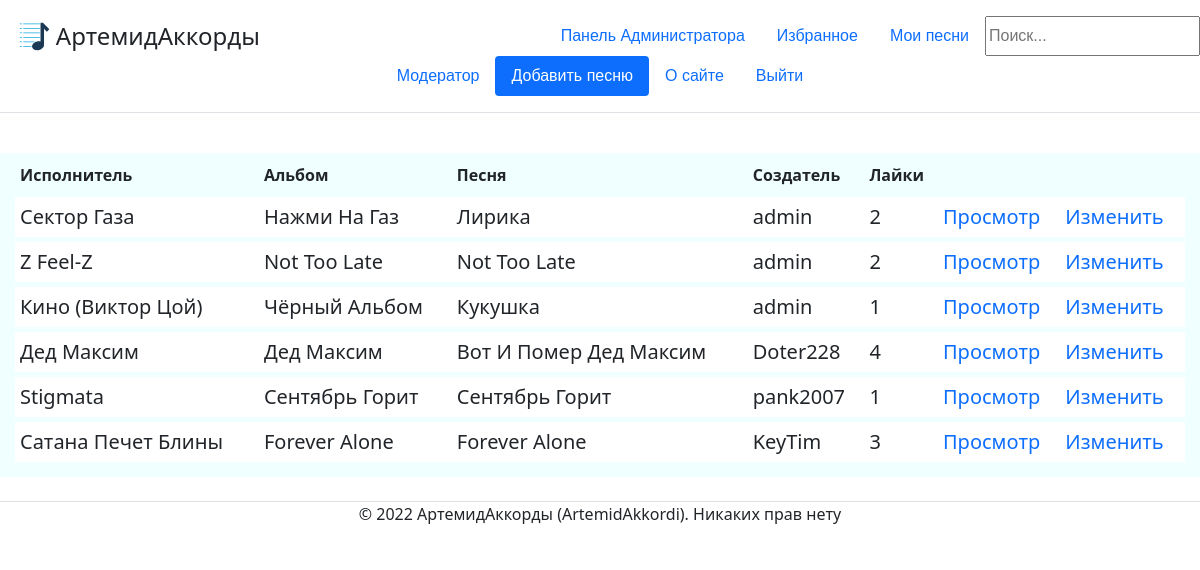
The page /my_favourites/10/ (signed in) on the database as committed earlier.
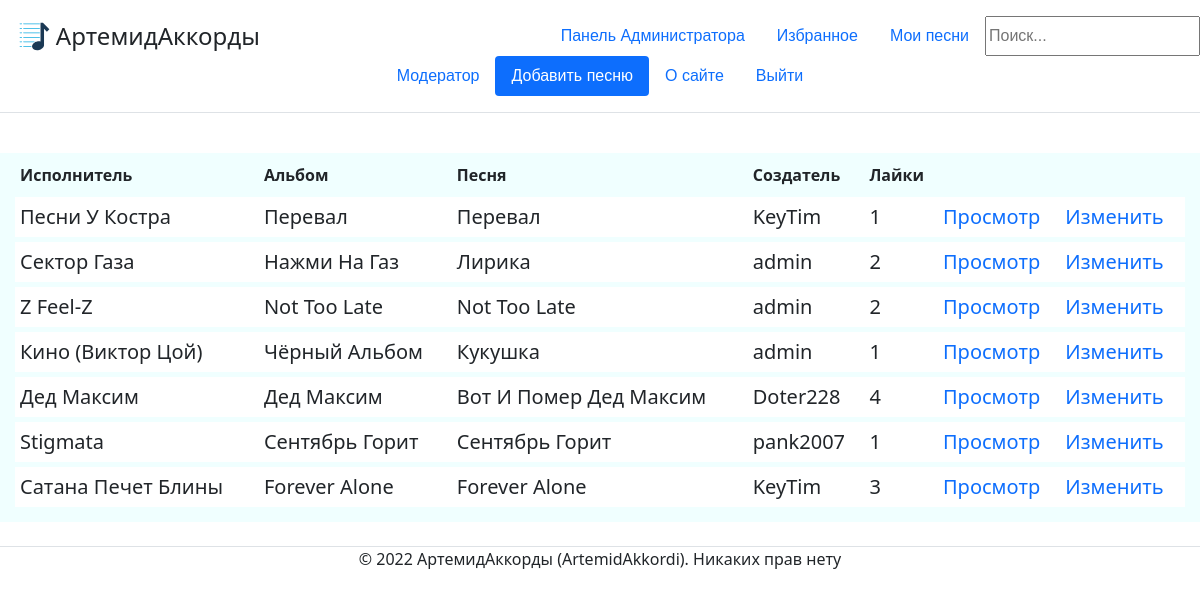
The same page on the database as committed later.
### mainapp/models.py (models this page shows, shortened)
class Favourites(models.Model):
    guitarist = models.ForeignKey(User, on_delete=models.CASCADE, verbose_name='Пользователь', null=False)
    song = models.ForeignKey(ContentWithChords, on_delete=models.CASCADE, verbose_name='Песня', null=False)
    objects = models.Manager()

class ContentWithChords(models.Model):
    song = models.ForeignKey('Song', on_delete=models.CASCADE, help_text="Выберите песню", verbose_name='Песня', null=False)
    creator = models.ForeignKey(User, on_delete=models.CASCADE, verbose_name='Создатель', null=False)
    content = models.TextField(help_text='Введите содержание (текст песни с расставленными аккордами', verbose_name='Содержание', null=False)
    chords = models.ManyToManyField('Chord', help_text='Выберите какие аккорды есть в вашем содержании (например Am, C, F).', verbose_name='Аккорды')
    likes = models.IntegerField(default=0, help_text="Введите кол-во лайков", verbose_name="Лайки")
    objects = models.Manager()

class Song(models.Model):
    title = models.CharField(max_length=250, help_text='Введите название песни', verbose_name="Название песни", null=False)
    album = models.ForeignKey('Album', on_delete=models.CASCADE, help_text='Выберите альбом', verbose_name='Альбом', null=False)
    objects = models.Manager()
    def __str__(self):
        return self.title

class Album(models.Model):
    title = models.CharField(max_length=250, help_text='Введите название альбома', verbose_name="Название альбома", null=False)
    singer = models.ForeignKey('Singer', on_delete=models.CASCADE, help_text='Выберите исполнителя', verbose_name='Исполнитель', null=False)
    objects = models.Manager()
    def __str__(self):
        return self.title

class Singer(models.Model):
    name = models.CharField(max_length=250, help_text='Введите название исполнителя', verbose_name='Исполнитель', null=False)
    objects = models.Manager() #служебное поле для доступа к объектам в базе данных
    def __str__(self):
        return self.name

### mainapp/views.py (the view)
# urls.py: path('my_favourites/<int:id>/', views.my_favourites, name='my_favourites'),
def my_favourites(request, id): # список избранного
    if request.user.is_authenticated:
        user = User.objects.get(id=id)
        if user == request.user:
            flag_moder = check_moder(request)
            user_favourites = Favourites.objects.filter(guitarist=user).order_by('-id')
            return render(request, 'mainapp/index.html', {'user_favourites': user_favourites, 'moder':flag_moder})
        else:
            return HttpResponseRedirect("/")
    else:
        return HttpResponseRedirect("/")

### mainapp/views.py (called while the page is built)
def check_moder(request): #проверка роли пользователя
    flag_moder = False
    if User.objects.filter(pk=request.user.id, groups__name='Moderator').exists() or User.objects.filter(pk=request.user.id, groups__name='Admin').exists():
        flag_moder = True
    return flag_moder

### templates/mainapp/index.html (shortened to what this page needs)
{% extends 'mainapp/base.html' %}
{% block site_content %}
{% load static %}
<link href= '{% static "css/index.css" %}' rel="stylesheet" >
        {% if user_favourites != null %}
<div class="main_table">
    <table>
            <tr><th>Исполнитель</th><th>Альбом</th><th>Песня</th><th>Создатель</th><th>Лайки</th><th></th><th></th></tr>
            {% for favourite in user_favourites %}
            <tr>
                <td>{{ favourite.song.song.album.singer }}</td>
                <td>{{ favourite.song.song.album }}</td>
                <td>{{ favourite.song.song }}</td>
                <td>{{ favourite.song.creator }}</td>
                <td>{{ favourite.song.likes }}</td>
                <td><a href="/content/{{favourite.song.id}}">Просмотр</a></td>
                {% if moder == True  or favourite.song.creator == user %}
                    <td><a href="/change/{{favourite.song.id}}">Изменить</a></td>
                {% endif %}
            </tr>
            {% endfor %}
        {% endif %}
    </table>
</div>
{% endblock %}

### templates/mainapp/base.html (shortened to what this page needs)
<!DOCTYPE html>
<html lang="en" xmlns="http://www.w3.org/1999/html">
{% load static %}
<head>
    <link href= '{% static "css/base.css" %}' rel="stylesheet" type="text/css">
    <link rel="stylesheet" href="https://cdn.jsdelivr.net/npm/bootstrap@5.1.3/dist/css/bootstrap.min.css">
    <header class="d-flex flex-wrap justify-content-center py-3 mb-4 border-bottom">
      <a href="/" class="d-flex align-items-center mb-3 mb-md-0 me-md-auto text-dark text-decoration-none">
        <img style="width: 35px; height: 35px" src="{% static 'image/logo.svg' %}">
        <span class="fs-4">АртемидАккорды</span>
      </a>
        <form action="{% url 'search' %}" method="get">
            {% if user.is_authenticated %}
            <ul class="nav nav-pills">
                {% if moder == True %}
                <li class="nav-item"><a href="/admin" class="nav-link">Панель Администратора</a></li>
                {% endif %}
                <li class="nav-item"><a href="/my_favourites/{{user.id}}" class="nav-link">Избранное</a></li>
                <li class="nav-item"><a href="/my/{{user.id}}" class="nav-link">Мои песни</a></li>
                <input name="search_str" type="search" placeholder="Поиск...">
            </ul>
            {% else %}
                <input name="search_str" type="text" placeholder="Поиск...">
            {% endif %}
        </form>
      <ul class="nav nav-pills">
          {% if user.is_authenticated %}
            {% if user.first_name %}
                <li class="nav-item"><a href="/profile/{{user.id}}" class="nav-link">{{user.first_name}}</a></li>
            {% else %}
                <li class="nav-item"><a href="/profile/{{user.id}}" class="nav-link">{{user.username}}</a></li>
            {% endif %}
            <li class="nav-item"><a href="/create" class="nav-link active" aria-current="page">Добавить песню</a></li>
            <li class="nav-item"><a href="/about" class="nav-link">О сайте</a></li>
            <li class="nav-item"><a href="/logout" class="nav-link">Выйти</a></li>
          {% else %}
            <li class="nav-item"><a href="/about" class="nav-link">О сайте</a></li>
            <li class="nav-item"><a href="/login" class="nav-link active" aria-current="page">Войти</a></li>
            <li class="nav-item"><a href="/register" class="nav-link">Регистрация</a></li>
          {% endif %}
      </ul>
    </header>
</head>
<body>
    {% block site_content %}{% endblock %}
</body>
<footer>
    <div class="d-flex justify-content-center my-4 border-top">
      <p>© 2022 АртемидАккорды (ArtemidAkkordi). Никаких прав нету</p>
    </div>
</footer>
</html>

### static/css/base.css (style rules this page uses)
ul { font-size: 16px; font-family: Arial, Helvetica, sans-serif; }

### static/css/index.css (style rules this page uses)
.main_table table { width: 100%; border: 15px solid #F0FFFF; border-top: 5px solid #F0FFFF; border-collapse: collapse; }
.main_table th { font-weight: bold; padding: 5px; background: #F0FFFF; border: none; border-bottom: 5px solid #F0FFFF; }
.main_table td { padding: 5px; border: none; font-size: 20px; border-bottom: 5px solid #F0FFFF; }
a { text-decoration: none; }

### templates/mainapp/base.html (style rules this page uses)
input { length: 100px; }

Rows that differ between the two databases and show on the page:
added Favourites: song.song.album.singer "Песни У Костра", song.song.album "Перевал", song.song "Перевал", song.creator "KeyTim", song.likes "1"
